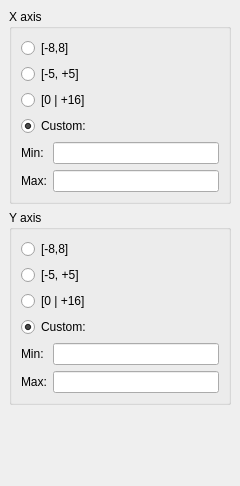
<ui version="4.0" >
 <class>EditCoords</class>
 <widget class="QWidget" name="EditCoords" >
  <property name="enabled" >
   <bool>true</bool>
  </property>
  <property name="geometry" >
   <rect>
    <x>0</x>
    <y>0</y>
    <width>240</width>
    <height>486</height>
   </rect>
  </property>
  <property name="windowTitle" >
   <string/>
  </property>
  <layout class="QVBoxLayout" >
   <property name="margin" >
    <number>9</number>
   </property>
   <property name="spacing" >
    <number>6</number>
   </property>
   <item>
    <widget class="KButtonGroup" name="kcfg_XRange" >
     <property name="title" >
      <string>X axis</string>
     </property>
     <layout class="QVBoxLayout" >
      <property name="margin" >
       <number>9</number>
      </property>
      <property name="spacing" >
       <number>6</number>
      </property>
      <item>
       <widget class="QRadioButton" name="customXfds" >
        <property name="toolTip" >
         <string>Predefined plot ranges</string>
        </property>
        <property name="whatsThis" >
         <string>Select one of the predefined plot ranges.</string>
        </property>
        <property name="text" >
         <string>[-8,8]</string>
        </property>
       </widget>
      </item>
      <item>
       <widget class="QRadioButton" name="btn2" >
        <property name="toolTip" >
         <string>Predefined plot ranges</string>
        </property>
        <property name="whatsThis" >
         <string>Select one of the predefined plot ranges.</string>
        </property>
        <property name="text" >
         <string>[-5, +5]</string>
        </property>
       </widget>
      </item>
      <item>
       <widget class="QRadioButton" name="btn3" >
        <property name="toolTip" >
         <string>Predefined plot ranges</string>
        </property>
        <property name="whatsThis" >
         <string>Select one of the predefined plot ranges.</string>
        </property>
        <property name="text" >
         <string>[0 | +16]</string>
        </property>
        <property name="checked" >
         <bool>false</bool>
        </property>
       </widget>
      </item>
      <item>
       <widget class="QRadioButton" name="customX" >
        <property name="text" >
         <string>Custom:</string>
        </property>
        <property name="checked" >
         <bool>true</bool>
        </property>
       </widget>
      </item>
      <item>
       <layout class="QGridLayout" >
        <property name="margin" >
         <number>0</number>
        </property>
        <property name="spacing" >
         <number>6</number>
        </property>
        <item row="1" column="0" >
         <widget class="QLabel" name="textLabel4_2" >
          <property name="text" >
           <string>Max:</string>
          </property>
          <property name="buddy" >
           <cstring>kcfg_XMax</cstring>
          </property>
         </widget>
        </item>
        <item row="0" column="0" >
         <widget class="QLabel" name="textLabel4" >
          <property name="text" >
           <string>Min:</string>
          </property>
          <property name="buddy" >
           <cstring>kcfg_XMin</cstring>
          </property>
         </widget>
        </item>
        <item row="1" column="1" >
         <widget class="EquationEdit" name="kcfg_XMax" >
          <property name="toolTip" >
           <string>Custom boundary of the plot range</string>
          </property>
          <property name="whatsThis" >
           <string>Enter a valid expression, for instance 2*pi or e/2.</string>
          </property>
         </widget>
        </item>
        <item row="0" column="1" >
         <widget class="EquationEdit" name="kcfg_XMin" >
          <property name="toolTip" >
           <string>Custom boundary of the plot range</string>
          </property>
          <property name="whatsThis" >
           <string>Enter a valid expression, for instance 2*pi or e/2.</string>
          </property>
         </widget>
        </item>
       </layout>
      </item>
     </layout>
    </widget>
   </item>
   <item>
    <widget class="KButtonGroup" name="kcfg_YRange" >
     <property name="title" >
      <string>Y axis</string>
     </property>
     <layout class="QVBoxLayout" >
      <property name="margin" >
       <number>9</number>
      </property>
      <property name="spacing" >
       <number>6</number>
      </property>
      <item>
       <widget class="QRadioButton" name="customYkjh" >
        <property name="toolTip" >
         <string>Predefined plot ranges</string>
        </property>
        <property name="whatsThis" >
         <string>Select one of the predefined plot ranges.</string>
        </property>
        <property name="text" >
         <string>[-8,8]</string>
        </property>
       </widget>
      </item>
      <item>
       <widget class="QRadioButton" name="radioButton1_7" >
        <property name="toolTip" >
         <string>Predefined plot ranges</string>
        </property>
        <property name="whatsThis" >
         <string>Select one of the predefined plot ranges.</string>
        </property>
        <property name="text" >
         <string>[-5, +5]</string>
        </property>
       </widget>
      </item>
      <item>
       <widget class="QRadioButton" name="radioButton1_4" >
        <property name="toolTip" >
         <string>Predefined plot ranges</string>
        </property>
        <property name="whatsThis" >
         <string>Select one of the predefined plot ranges.</string>
        </property>
        <property name="text" >
         <string>[0 | +16]</string>
        </property>
        <property name="checked" >
         <bool>false</bool>
        </property>
       </widget>
      </item>
      <item>
       <widget class="QRadioButton" name="customY" >
        <property name="text" >
         <string>Custom:</string>
        </property>
        <property name="checked" >
         <bool>true</bool>
        </property>
       </widget>
      </item>
      <item>
       <layout class="QGridLayout" >
        <property name="margin" >
         <number>0</number>
        </property>
        <property name="spacing" >
         <number>6</number>
        </property>
        <item row="0" column="1" >
         <widget class="EquationEdit" name="kcfg_YMin" >
          <property name="toolTip" >
           <string>Custom boundary of the plot range</string>
          </property>
          <property name="whatsThis" >
           <string>Enter a valid expression, for instance 2*pi or e/2.</string>
          </property>
         </widget>
        </item>
        <item row="1" column="1" >
         <widget class="EquationEdit" name="kcfg_YMax" >
          <property name="toolTip" >
           <string>Custom boundary of the plot range</string>
          </property>
          <property name="whatsThis" >
           <string>Enter a valid expression, for instance 2*pi or e/2.</string>
          </property>
         </widget>
        </item>
        <item row="0" column="0" >
         <widget class="QLabel" name="textLabel4_4" >
          <property name="text" >
           <string>Min:</string>
          </property>
          <property name="buddy" >
           <cstring>kcfg_YMin</cstring>
          </property>
         </widget>
        </item>
        <item row="1" column="0" >
         <widget class="QLabel" name="textLabel4_3" >
          <property name="text" >
           <string>Max:</string>
          </property>
          <property name="buddy" >
           <cstring>kcfg_YMax</cstring>
          </property>
         </widget>
        </item>
       </layout>
      </item>
     </layout>
    </widget>
   </item>
   <item>
    <spacer>
     <property name="orientation" >
      <enum>Qt::Vertical</enum>
     </property>
     <property name="sizeHint" >
      <size>
       <width>20</width>
       <height>40</height>
      </size>
     </property>
    </spacer>
   </item>
  </layout>
 </widget>
 <layoutdefault spacing="6" margin="11" />
 <pixmapfunction>qPixmapFromMimeSource</pixmapfunction>
 <customwidgets>
  <customwidget>
   <class>KLineEdit</class>
   <extends>QLineEdit</extends>
   <header>klineedit.h</header>
  </customwidget>
  <customwidget>
   <class>EquationEdit</class>
   <extends>KLineEdit</extends>
   <header>equationedit.h</header>
  </customwidget>
  <customwidget>
   <class>KButtonGroup</class>
   <extends>QGroupBox</extends>
   <header>kbuttongroup.h</header>
   <container>1</container>
  </customwidget>
 </customwidgets>
 <tabstops>
  <tabstop>radioButton1_4</tabstop>
  <tabstop>kcfg_XMin</tabstop>
  <tabstop>kcfg_XMax</tabstop>
  <tabstop>customX</tabstop>
  <tabstop>btn2</tabstop>
  <tabstop>btn3</tabstop>
  <tabstop>customXfds</tabstop>
  <tabstop>radioButton1_7</tabstop>
  <tabstop>customY</tabstop>
  <tabstop>customYkjh</tabstop>
  <tabstop>kcfg_YMax</tabstop>
  <tabstop>kcfg_YMin</tabstop>
 </tabstops>
 <resources/>
 <connections>
  <connection>
   <sender>customX</sender>
   <signal>toggled(bool)</signal>
   <receiver>textLabel4</receiver>
   <slot>setEnabled(bool)</slot>
   <hints>
    <hint type="sourcelabel" >
     <x>27</x>
     <y>139</y>
    </hint>
    <hint type="destinationlabel" >
     <x>27</x>
     <y>160</y>
    </hint>
   </hints>
  </connection>
  <connection>
   <sender>customX</sender>
   <signal>toggled(bool)</signal>
   <receiver>textLabel4_2</receiver>
   <slot>setEnabled(bool)</slot>
   <hints>
    <hint type="sourcelabel" >
     <x>40</x>
     <y>133</y>
    </hint>
    <hint type="destinationlabel" >
     <x>45</x>
     <y>191</y>
    </hint>
   </hints>
  </connection>
  <connection>
   <sender>customX</sender>
   <signal>toggled(bool)</signal>
   <receiver>kcfg_XMin</receiver>
   <slot>setEnabled(bool)</slot>
   <hints>
    <hint type="sourcelabel" >
     <x>84</x>
     <y>138</y>
    </hint>
    <hint type="destinationlabel" >
     <x>86</x>
     <y>165</y>
    </hint>
   </hints>
  </connection>
  <connection>
   <sender>customX</sender>
   <signal>toggled(bool)</signal>
   <receiver>kcfg_XMax</receiver>
   <slot>setEnabled(bool)</slot>
   <hints>
    <hint type="sourcelabel" >
     <x>152</x>
     <y>141</y>
    </hint>
    <hint type="destinationlabel" >
     <x>158</x>
     <y>195</y>
    </hint>
   </hints>
  </connection>
  <connection>
   <sender>customY</sender>
   <signal>toggled(bool)</signal>
   <receiver>textLabel4_4</receiver>
   <slot>setEnabled(bool)</slot>
   <hints>
    <hint type="sourcelabel" >
     <x>29</x>
     <y>352</y>
    </hint>
    <hint type="destinationlabel" >
     <x>29</x>
     <y>378</y>
    </hint>
   </hints>
  </connection>
  <connection>
   <sender>customY</sender>
   <signal>toggled(bool)</signal>
   <receiver>textLabel4_3</receiver>
   <slot>setEnabled(bool)</slot>
   <hints>
    <hint type="sourcelabel" >
     <x>44</x>
     <y>362</y>
    </hint>
    <hint type="destinationlabel" >
     <x>47</x>
     <y>416</y>
    </hint>
   </hints>
  </connection>
  <connection>
   <sender>customY</sender>
   <signal>toggled(bool)</signal>
   <receiver>kcfg_YMin</receiver>
   <slot>setEnabled(bool)</slot>
   <hints>
    <hint type="sourcelabel" >
     <x>82</x>
     <y>361</y>
    </hint>
    <hint type="destinationlabel" >
     <x>87</x>
     <y>382</y>
    </hint>
   </hints>
  </connection>
  <connection>
   <sender>customY</sender>
   <signal>toggled(bool)</signal>
   <receiver>kcfg_YMax</receiver>
   <slot>setEnabled(bool)</slot>
   <hints>
    <hint type="sourcelabel" >
     <x>120</x>
     <y>365</y>
    </hint>
    <hint type="destinationlabel" >
     <x>124</x>
     <y>410</y>
    </hint>
   </hints>
  </connection>
 </connections>
</ui>
